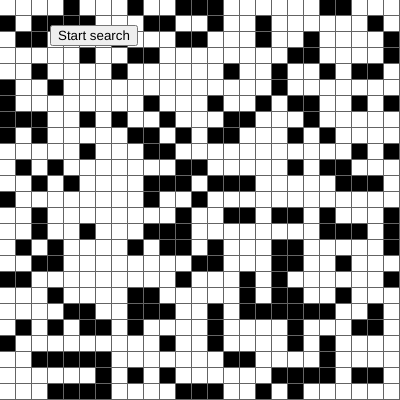
Frame 1 (no input)
Frame 60 (no input): identical to frame 1, image omitted
Frame 120 (the mouse pressed at the canvas centre since frame 60): identical to frame 1, image omitted

The p5.js sketch that drew this single still picture (run headless with seeded random() and noise() and a simulated clock; from frame 60 on, the mouse is pressed at the canvas centre):

// p5.js sketch
// ── sketch.js
let cols = 25;
let rows = 25;
let grid = [];
let start, end;
let w, h;
let search = false;

function setup() {
    createCanvas(400, 400);

    w = width / cols;
    h = height / rows;

    // define grid
    for (let i = 0; i < cols; i++) {
        grid[i] = new Array(rows);
    }

    // fill grid with nodes
    for (let i = 0; i < cols; i++) {
        for (let j = 0; j < rows; j++) {
            grid[i][j] = new Node(i, j);
        }
    }

    // set start and end nodes
    start = grid[0][0];
    end = grid[cols - 1][rows - 1];

    // set heuristic for each node on grid
    for (let i = 0; i < cols; i++) {
        for (let j = 0; j < rows; j++) {
            grid[i][j].setHeuristic(end);
        }
    }

    start.g = 0;
    start.f = start.h;

    astar = new Astar(start, end);

    startSearchButton = createButton('Start search');
    startSearchButton.position(50, 25);
    startSearchButton.mouseClicked(startSearch);
}

function draw() {
    background(100);

    if (search) {
        astar.findPath(start, end);
    }

    for (let i = 0; i < cols; i++) {
        for (let j = 0; j < rows; j++) {
            grid[i][j].show(color(255));
        }
    }
    for (let i = 0; i < astar.openSet.length; i++) {
        astar.openSet[i].show(color(0, 255, 0));
    }
    for (let i = 0; i < astar.totalPath.length; i++) {
        astar.totalPath[i].show(color(0, 0, 255));
    }
}

function mouseClicked() {
    let i = Math.floor(mouseX / w);
    let j = Math.floor(mouseY / h);

    if (i >= 0 && i <= cols-1 && j >=0 && j <= rows-1) {
        if (i === 0 && j === 0) {
            return;
        }
        if (i === cols-1 && j === rows-1) {
            return;
        }
        grid[i][j].blocked = !grid[i][j].blocked;
    }
}

function startSearch() {
    resetNodes();

    start.g = 0;
    start.f = start.h;

    astar = new Astar();
    search = true;
}

function resetNodes() {
    // since grid is passed to addNeighbors function,
    // reset all nodes, then separately add neighbors
    for (let i = 0; i < cols; i++) {
        for (let j = 0; j < rows; j++) {
            grid[i][j].cameFrom = undefined;
            grid[i][j].neighbors = [];
            grid[i][j].f = 999999999;
            grid[i][j].g = 999999999;
        }
    }
    for (let i = 0; i < cols; i++) {
        for (let j = 0; j < rows; j++) {
            grid[i][j].addNeighbors(grid);
        }
    }
}
// ── astar.js
class Astar {
    constructor() {
        this.totalPath = [];
        this.openSet = [];
        this.closedSet = [];
    }

    findPath(start, goal) {
        if (this.openSet.length === 0) {
            this.openSet.push(start);
        }

        // reset totalPath each time through
        this.totalPath = [];

        if (this.openSet.length > 0) {
            let indexOfLowestFScore = 0;
            for (let i = 0; i < this.openSet.length; i++) {
                if (this.openSet[i].f < this.openSet[indexOfLowestFScore].f) {
                    indexOfLowestFScore = i;
                }
            }

            let current = this.openSet[indexOfLowestFScore];

            if (current === goal) {
                this.totalPath = this.reconstructPath(current);
            } else {
                this.removeFromArray(this.openSet, current);
                this.closedSet.push(current);

                for (let i = 0; i < current.neighbors.length; i++) {
                    let neighbor = current.neighbors[i];
                    if (this.closedSet.includes(neighbor)) {
                        continue;
                    }

                    let tempG = current.g + 1; // assumes distance from one node to the next is 1

                    if (tempG < neighbor.g) {
                        neighbor.g = tempG;
                        neighbor.f = neighbor.g + neighbor.h;
                        neighbor.cameFrom = current;
                    }

                    if (!this.openSet.includes(neighbor)) {
                        this.openSet.push(neighbor);
                    }
                }
                this.totalPath = this.reconstructPath(current);
            }


        } else {
            // no Solution;
            console.log('No solution');
        }

    }

    reconstructPath(current) {
        this.totalPath.push(current);
        while (current.cameFrom !== undefined) {
            current = current.cameFrom;
            this.totalPath.push(current);
        }
        return this.totalPath;
    }

    removeFromArray(arr, el) {
        for (let i = arr.length - 1; i >= 0; i--) {
            if (el === arr[i]) {
                arr.splice(i, 1);
            }
        }
    }
}
// ── node.js
class Node {
    constructor(i, j) {
        this.i = i;
        this.j = j;
        this.f = 999999999;
        this.g = 999999999;
        this.h = undefined;
        this.neighbors = [];
        this.cameFrom = undefined;
        this.blocked = random(1) < 0.3;
    }

    show(col) {
        if (this.blocked) {
            col = color(0);
        }

        fill(col);
        noStroke();
        rect(this.i * w, this.j * h, w-1, h-1);
    }

    addNeighbors(grid) {
        if (this.blocked) {
            return;
        }

        let i = this.i;
        let j = this.j;
        let nbr;

        if (i > 0) {
            nbr = grid[i-1][j];
            if (!nbr.blocked) {
                this.neighbors.push(nbr);
            }
        }
        if (i < cols - 1) {
            nbr = grid[i+1][j];
            if (!nbr.blocked) {
                this.neighbors.push(nbr);
            }
        }
        if (j > 0) {
            nbr = grid[i][j - 1];
            if (!nbr.blocked) {
                this.neighbors.push(nbr);
            }
        }
        if (j < rows - 1) {
            nbr = grid[i][j + 1];
            if (!nbr.blocked) {
                this.neighbors.push(nbr);
            }
        }
    }

    setHeuristic(goalNode) {
        this.h = dist(this.i, this.j, goalNode.i, goalNode.j);
    }
}

// ── obstacle.js
class Obstacle {
    constructor(i, j) {
        this.i = i;
        this.j = j;
    }

    show() {
        fill(0);
        noStroke();
        rect(this.i * w, this.j * h, w-1, h-1);
    }
}
